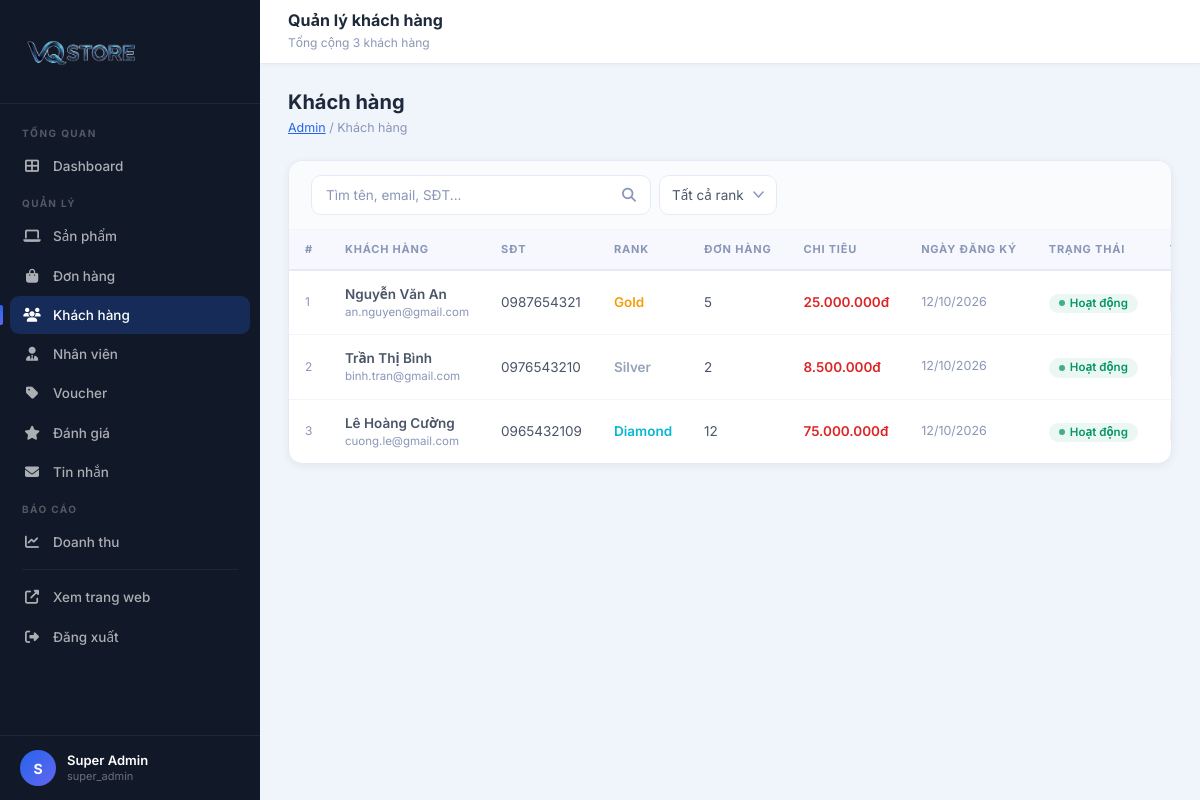
Screenshot of /admin/customers (signed in) with the database file from the repository.
### tables this page shows
CREATE TABLE `nguoi_dung` (
    `id` INT AUTO_INCREMENT PRIMARY KEY,
    `ho_ten` VARCHAR(100) NOT NULL,
    `thu_dien_tu` VARCHAR(100) NOT NULL UNIQUE,
    `mat_khau` VARCHAR(255) DEFAULT NULL,
    `so_dien_thoai` VARCHAR(20) DEFAULT NULL,
    `anh_dai_dien` VARCHAR(255) DEFAULT NULL,
    `ngay_sinh` DATE DEFAULT NULL,
    `gioi_tinh` ENUM('male','female','other') DEFAULT NULL,
    `dia_chi` TEXT DEFAULT NULL,
    `hang` ENUM('silver','gold','diamond') DEFAULT 'silver',
    `tong_chi_tieu` DECIMAL(15,2) DEFAULT 0,
    `tong_don_hang` INT DEFAULT 0,
    `id_google` VARCHAR(100) DEFAULT NULL,
    `ma_dat_lai` VARCHAR(100) DEFAULT NULL,
    `han_dat_lai` DATETIME DEFAULT NULL,
    `trang_thai` ENUM('active','blocked') DEFAULT 'active',
    `ngay_tao` TIMESTAMP DEFAULT CURRENT_TIMESTAMP,
    `ngay_cap_nhat` TIMESTAMP DEFAULT CURRENT_TIMESTAMP ON UPDATE CURRENT_TIMESTAMP,
    INDEX idx_thu_dien_tu (thu_dien_tu),
    INDEX idx_google (id_google)
);

### controllers/DieuKhienQuanTri.php (called while the page is built, shortened)
<?php
class DieuKhienQuanTri {
    public function customers() {
        require_once ROOT_PATH . '/models/NguoiDung.php';
        $nguoiDungModel = new NguoiDung();
        $search  = trim($_GET['search'] ?? '');
        $rank    = trim($_GET['rank']   ?? '');
        $customers = $nguoiDungModel->adminGetAll($search, $rank);
        require_once ROOT_PATH . '/views/quan_tri/khach_hang.php';
    }
}

### config/co_so_du_lieu.php (called while the page is built, shortened)
<?php
class Database
{
    private static $instance = null;
    private $pdo;
    private function __construct()
    {
        $dsn = "mysql:host=" . DB_HOST . ";dbname=" . DB_NAME . ";charset=" . DB_CHARSET;
        $options = [
            PDO::ATTR_ERRMODE => PDO::ERRMODE_EXCEPTION,
            PDO::ATTR_DEFAULT_FETCH_MODE => PDO::FETCH_ASSOC,
            PDO::ATTR_EMULATE_PREPARES => false,
        ];
        try {
            $this->pdo = new PDO($dsn, DB_USER, DB_PASS, $options);
        } catch (PDOException $e) {
            if (DEBUG) {
                die("Database connection failed: " . $e->getMessage());
            } else {
                die("Database connection failed.");
            }
        }
    }
    public static function getInstance()
    {
        if (self::$instance === null) {
            self::$instance = new self();
        }
        return self::$instance;
    }
    public function query($sql, $params = [])
    {
        $stmt = $this->pdo->prepare($sql);
        $stmt->execute($params);
        return $stmt;
    }
    public function fetchAll($sql, $params = [])
    {
        return $this->query($sql, $params)->fetchAll();
    }
}
function db()
{
    return Database::getInstance();
}

### models/NguoiDung.php (called while the page is built, shortened)
<?php
class NguoiDung {
    private $db;
    public function __construct() {
        $this->db = db();
    }
    public function adminGetAll($search = '', $filterRank = '') {
        $sql = "SELECT * FROM nguoi_dung WHERE 1=1";
        $params = [];
        $sql .= " ORDER BY ngay_tao DESC";
        return $this->db->fetchAll($sql, $params);
    }
}

### thu_vien/ham.php (called while the page is built, shortened)
<?php
function formatPrice($amount) {
    return number_format($amount, 0, ',', '.') . 'đ';
}

### views/quan_tri/khach_hang.php (the view, shortened to what this page needs)
<?php
$rankLabel = ['silver'=>'Silver','gold'=>'Gold','diamond'=>'Diamond'];
$rankColor = ['silver'=>'#94a3b8','gold'=>'#f59e0b','diamond'=>'#06b6d4'];
?>
<!DOCTYPE html>
<html lang="vi">
<head>
    <link href="https://cdn.jsdelivr.net/npm/bootstrap@5.3.0/dist/css/bootstrap.min.css" rel="stylesheet">
    <link href="https://cdnjs.cloudflare.com/ajax/libs/font-awesome/6.4.0/css/all.min.css" rel="stylesheet">
    <link rel="stylesheet" href="<?= ASSETS_URL ?>/css/admin.css">
</head>
<body>
<div class="admin-wrapper">
<?php include __DIR__ . '/_thanh_ben.php'; ?>
<div class="admin-main">
    <header class="admin-topbar">
        <div class="admin-topbar-title">
            <h5>Quản lý khách hàng</h5>
            <small>Tổng cộng <?= number_format(count($customers ?? [])) ?> khách hàng</small>
        </div>
    </header>
    <div class="admin-content">
        <div class="admin-page-header">
            <div>
                <h4 class="admin-page-title">Khách hàng</h4>
                <div class="admin-page-breadcrumb"><a href="<?= SITE_URL ?>/admin">Admin</a> / Khách hàng</div>
            </div>
        </div>
        <div class="admin-card">
            <div class="admin-toolbar">
                <form method="GET" class="d-flex gap-2 flex-wrap" style="flex:1;">
                    <div class="admin-search-wrap">
                        <input type="text" name="search" placeholder="Tìm tên, email, SĐT..."
                               value="<?= htmlspecialchars($_GET['search'] ?? '') ?>">
                        <button type="submit"><i class="fas fa-search"></i></button>
                    </div>
                    <select name="rank" class="admin-select" onchange="this.form.submit()">
                        <option value="">Tất cả rank</option>
                    </select>
                </form>
            </div>
            <div class="admin-table-wrap">
                <table class="admin-table">
                    <thead><tr>
                        <th>#</th><th>Khách hàng</th><th>SĐT</th><th>Rank</th>
                        <th>Đơn hàng</th><th>Chi tiêu</th><th>Ngày đăng ký</th><th>Trạng thái</th><th>Thao tác</th>
                    </tr></thead>
                    <tbody>
                    <?php if (!empty($customers)): foreach ($customers as $c): ?>
                    <tr>
                        <td style="color:#8a96b8;font-size:12px;"><?= $c['id'] ?></td>
                        <td>
                            <div style="font-weight:600;"><?= htmlspecialchars($c['ho_ten']) ?></div>
                            <div style="font-size:11.5px;color:#8a96b8;"><?= htmlspecialchars($c['thu_dien_tu']) ?></div>
                        </td>
                        <td><?= htmlspecialchars($c['so_dien_thoai'] ?? '—') ?></td>
                        <td>
                            <span style="color:<?= $rankColor[$c['hang']] ?? '#94a3b8' ?>;font-weight:600;">
                                <?= $rankLabel[$c['hang']] ?? $c['hang'] ?>
                            </span>
                        </td>
                        <td><?= number_format($c['tong_don_hang']) ?></td>
                        <td style="font-weight:600;color:#dc2626;"><?= formatPrice($c['tong_chi_tieu']) ?></td>
                        <td style="font-size:12.5px;color:#8a96b8;"><?= date('d/m/Y', strtotime($c['ngay_tao'])) ?></td>
                        <td>
                            <span class="badge-status <?= $c['trang_thai'] ?>">
                                <?= $c['trang_thai'] === 'active' ? 'Hoạt động' : 'Bị khóa' ?>
                            </span>
                        </td>
                        <td>
                        </td>
                    </tr>
                    <?php endforeach; endif; ?>
                    </tbody>
                </table>
            </div>
        </div>
    </div>
</div>
</div>
</body></html>

### assets/css/admin.css (style rules this page uses)
:root { --adm-sidebar-w: 260px; --adm-sidebar-bg: #111827; --adm-header-h: 64px; --adm-content-bg: #f0f4fb; --adm-card-bg: #ffffff; --adm-border: #e5eaf4; --adm-text: #1e2a3b; --adm-text-2: #4a5568; --adm-text-muted: #8a96b8; --adm-primary: #2563eb; --adm-primary-lt: rgba(37,99,235,.1); --adm-green: #059669; --adm-amber: #d97706; --adm-red: #dc2626; --adm-purple: #7c3aed; --adm-radius: 14px; --adm-shadow-sm: 0 2px 8px rgba(0,0,0,.06); --adm-shadow-md: 0 4px 18px rgba(0,0,0,.09); --adm-shadow-lg: 0 12px 40px rgba(0,0,0,.13); }
.admin-wrapper *, .admin-wrapper *::before, .admin-wrapper *::after { box-sizing: border-box; }
.admin-wrapper { display: flex; min-height: 100vh; background: var(--adm-content-bg); font-family: 'Inter', system-ui, -apple-system, sans-serif; font-size: 14px; color: var(--adm-text); }
.admin-main { margin-left: var(--adm-sidebar-w); flex: 1; min-width: 0; max-width: calc(100% - var(--adm-sidebar-w)); display: flex; flex-direction: column; min-height: 100vh; }
.admin-topbar { background: #fff; height: var(--adm-header-h); border-bottom: 1px solid var(--adm-border); position: sticky; top: 0; z-index: 100; display: flex; align-items: center; padding: 0 28px; gap: 16px; box-shadow: 0 1px 4px rgba(0,0,0,.04); flex-shrink: 0; }
.admin-topbar-title { flex: 1; }
.admin-topbar-title h5 { font-size: 16px; font-weight: 700; color: var(--adm-text); margin: 0; line-height: 1.2; }
.admin-topbar-title small { font-size: 12px; color: var(--adm-text-muted); }
.admin-content { padding: 26px 28px; flex: 1; }
.admin-page-header { display: flex; justify-content: space-between; align-items: flex-start; margin-bottom: 22px; flex-wrap: wrap; gap: 14px; }
.admin-page-title { font-size: 20px; font-weight: 700; color: var(--adm-text); margin: 0; }
.admin-page-breadcrumb { font-size: 12.5px; color: var(--adm-text-muted); margin-top: 5px; }
.admin-page-breadcrumb a { color: var(--adm-primary); }
.admin-card { background: var(--adm-card-bg); border-radius: var(--adm-radius); border: 1px solid var(--adm-border); box-shadow: var(--adm-shadow-sm); overflow: hidden; margin-bottom: 22px; }
.admin-table-wrap { overflow-x: auto; }
.admin-table { width: 100%; border-collapse: collapse; }
.admin-table thead tr { background: #f6f8fd; border-bottom: 2px solid var(--adm-border); }
.admin-table th { padding: 11px 16px; font-size: 11px; font-weight: 700; text-transform: uppercase; letter-spacing: .8px; color: var(--adm-text-muted); white-space: nowrap; }
.admin-table td { padding: 13px 16px; font-size: 13.5px; color: var(--adm-text-2); border-bottom: 1px solid #f2f4fa; vertical-align: middle; }
.admin-table tbody tr:last-child td { border-bottom: none; }
.badge-status { display: inline-flex; align-items: center; gap: 5px; padding: 4px 10px; border-radius: 20px; font-size: 11.5px; font-weight: 600; white-space: nowrap; line-height: 1; }
.badge-status::before { content: ''; width: 6px; height: 6px; border-radius: 50%; background: currentColor; opacity: .75; }
.badge-status.active, .badge-status.completed { background: rgba(5,150,105,.08); color: #059669; }
.admin-toolbar { display: flex; align-items: center; gap: 10px; flex-wrap: wrap; padding: 14px 22px; border-bottom: 1px solid #f2f4fa; background: #fafbfd; }
.admin-search-wrap { display: flex; background: #fff; border: 1.5px solid var(--adm-border); border-radius: 10px; overflow: hidden; flex: 1; max-width: 340px; }
.admin-search-wrap input { flex: 1; border: none; background: transparent; padding: 9px 14px; font-size: 13.5px; color: var(--adm-text); outline: none; }
.admin-search-wrap input::placeholder { color: var(--adm-text-muted); }
.admin-search-wrap button { background: transparent; border: none; padding: 0 14px; color: var(--adm-text-muted); cursor: pointer; transition: color .2s; }
.admin-select { border: 1.5px solid var(--adm-border); background: #fff; color: var(--adm-text-2); padding: 9px 32px 9px 12px; border-radius: 10px; font-size: 13.5px; outline: none; cursor: pointer; appearance: none; background-repeat: no-repeat; background-position: right 12px center; transition: border-color .2s; font-family: inherit; }

### rows the page displays
nguoi_dung: id "1", ho_ten "Nguyễn Văn An", thu_dien_tu "an.nguyen@gmail.com", so_dien_thoai "0987654321", hang "Gold", tong_don_hang "5", tong_chi_tieu "25.000.000đ", ngay_tao "12/10/2026", trang_thai "Hoạt động"
nguoi_dung: id "2", ho_ten "Trần Thị Bình", thu_dien_tu "binh.tran@gmail.com", so_dien_thoai "0976543210", hang "Silver", tong_don_hang "2", tong_chi_tieu "8.500.000đ", ngay_tao "12/10/2026", trang_thai "Hoạt động"
nguoi_dung: id "3", ho_ten "Lê Hoàng Cường", thu_dien_tu "cuong.le@gmail.com", so_dien_thoai "0965432109", hang "Diamond", tong_don_hang "12", tong_chi_tieu "75.000.000đ", ngay_tao "12/10/2026", trang_thai "Hoạt động"

### other values shown
mb_strtoupper(mb_substr($admin['ho_ten'], 0, 1, 'UTF-8'), 'UTF-8') "S"
$admin['ho_ten'] "Super Admin"
$admin['vai_tro'] "super_admin"
count($customers ?? []) "3"
